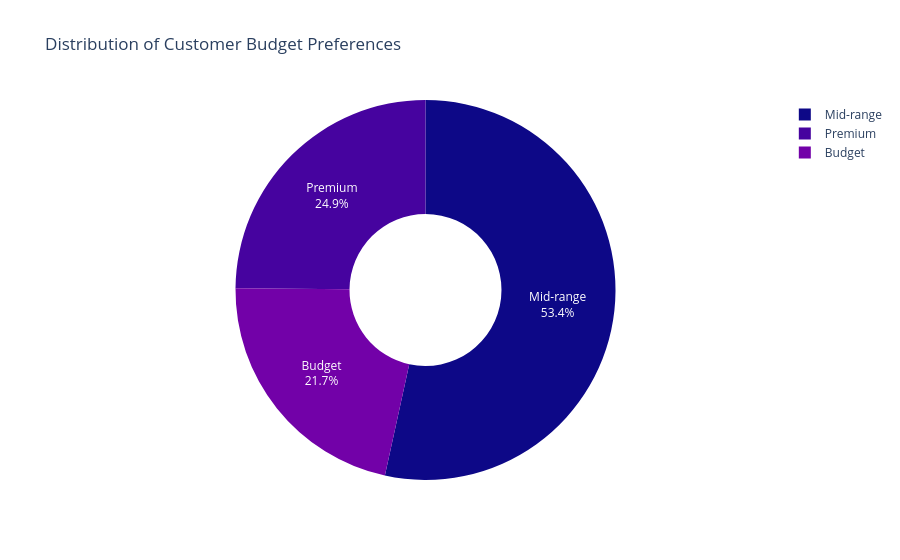

The notebook cell saved with this chart:
### Markdown cell above
### Interactive Exploratory Data Analysis (EDA)
Understanding the demographic makeup of our potential customers is crucial.

### Code cell
fig = px.pie(survey_df, names='Budget_Preference', title='Distribution of Customer Budget Preferences',
             color_discrete_sequence=px.colors.sequential.Plasma, hole=0.4)
fig.update_traces(textposition='inside', textinfo='percent+label')
fig.show()

### Figure 1 — Plotly figure (JSON) as saved in the notebook; plotly's stock layout.template omitted (floating-point values rounded to 4 significant figures; data arrays with more than 128 entries replaced by an {"elided": "..."} marker saying what was removed)
{"data": [{"domain": {"x": [0, 1], "y": [0, 1]}, "hole": 0.4, "hovertemplate": "Budget_Preference=%{label}<extra></extra>", "labels": {"elided": "350 str values"}, "legendgroup": "", "name": "", "showlegend": true, "textinfo": "percent+label", "textposition": "inside", "type": "pie"}], "layout": {"legend": {"tracegroupgap": 0}, "piecolorway": ["#0d0887", "#46039f", "#7201a8", "#9c179e", "#bd3786", "#d8576b", "#ed7953", "#fb9f3a", "#fdca26", "#f0f921"], "title": {"text": "Distribution of Customer Budget Preferences"}}}
